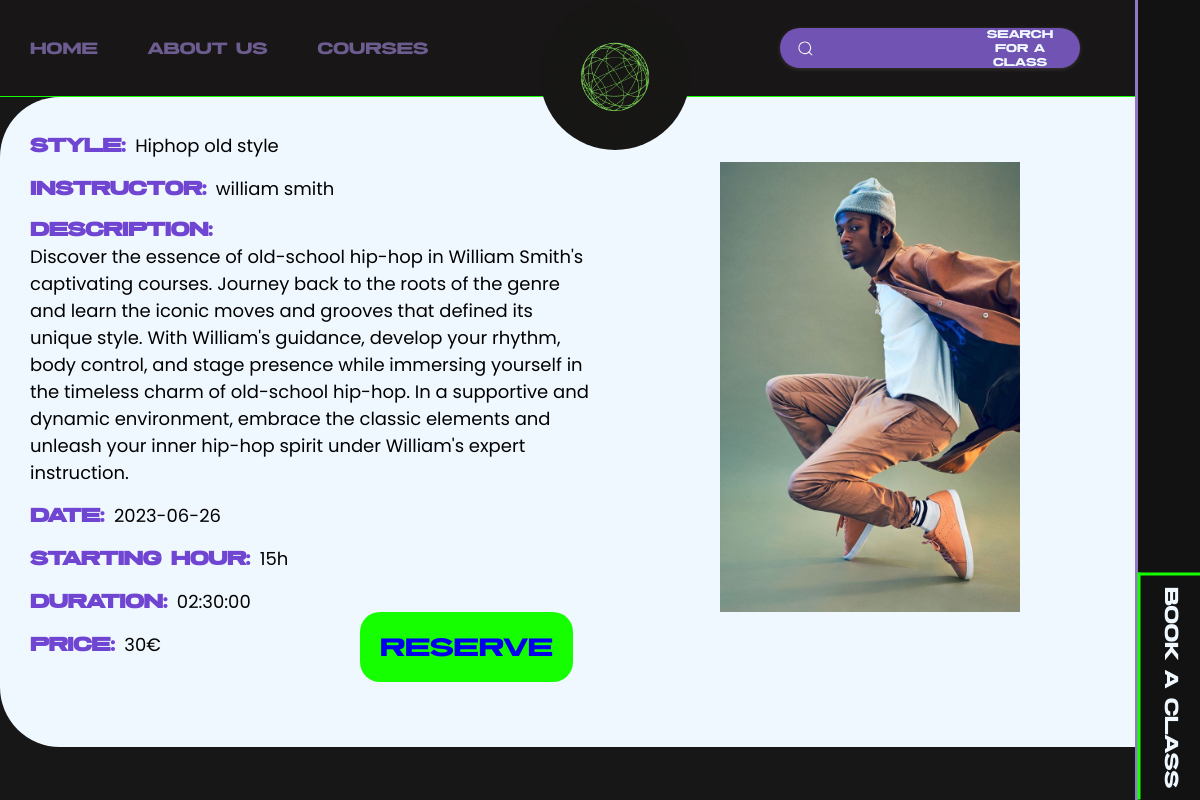
The app's page /course.php?dance_id=9 with its own data.
### tables this page shows
CREATE TABLE `cours` (
  `id_cours` int(11) NOT NULL,
  `date` date NOT NULL,
  `heure` varchar(50) NOT NULL,
  `tarif` varchar(50) NOT NULL,
  `type` varchar(50) NOT NULL,
  `ext_professeur` int(11) NOT NULL,
  `duree` time NOT NULL,
  `ext_dance` int(11) NOT NULL,
  `description` varchar(10000) NOT NULL
);

CREATE TABLE `professeur` (
  `id_professeur` int(11) NOT NULL,
  `nom_professeur` varchar(50) NOT NULL,
  `ext_dance` varchar(50) DEFAULT NULL,
  `photo` varchar(255) NOT NULL
);

### course.php (the view, shortened to what this page needs)
<!DOCTYPE html>
<html lang="en">
<head>
    <link rel="stylesheet" href="styles.css">
</head>
<body>
<nav>
        <div class="partie1">
            <a href="index.php">Home</a>
            <a href="Aboutus.html">About us</a>
            <a href="classes.php">courses</a>
        </div>
        <form class="searchbar" method="GET" action="course.php">
            <label for="search">
                <input class="input" type="text" required="" name="search">
                <span>search for a class</span>
                <div class="fancy-bg"></div>
                <div class="search">
                </div>
            </label>
        </form>
             <a href="index.php">
                 <img id="LOGO" src="images/one dance nation studio.gif" alt="aller ver l'Accueil">
           </a>
 </nav>
        <div class="bare">
            <div class="bookaplace1">
               <a href="classes.php"><button class="bookaplace2"> Book a class</button></a>
            </div>
         </div>
         <div class="container">
    <?php
    include("connexion.php");
    if (isset($_GET['dance_id'])) {
        $danceId = $_GET['dance_id'];
        $sql = "SELECT cours.*, professeur.nom_professeur, professeur.photo
        FROM cours
        INNER JOIN professeur ON cours.ext_professeur = professeur.id_professeur
        WHERE cours.ext_dance = :danceId";
$stmt = $db->prepare($sql);
$stmt->bindParam(':danceId', $danceId, PDO::PARAM_INT);
$stmt->execute();
$rowCount = $stmt->rowCount();
if ($rowCount > 0) {
$row = $stmt->fetch(PDO::FETCH_ASSOC);
$photo = isset($row['photo']) ? $row['photo'] : 'default.jpg';
$duree = $row['duree'];
$date = $row['date'];
$heure = $row['heure'];
$tarif = $row['tarif'].'€';
$type = $row['type'];
$description = $row['description'];
echo "<div class=containerelement>";
echo "<BR>";
echo "<p><strong>Style: </strong><span>$type<span></p>";
echo "<p><strong>Instructor: </strong> <span>" . $row["nom_professeur"] . "</span></p>";
echo "<p><strong>Description: </strong><span> $description</span></p>";
echo "<p><strong>Date: </strong><span> $date<span/></p>";
echo "<p><strong>Starting hour: </strong><span> $heure</span></p>";
echo "<p><strong>Duration: </strong><span> $duree</span></p>";
echo "<p><strong>Price: </strong><span> $tarif<span></p>";
}
    }
?>
  <div style="border-radius: 20px ;position:absolute ;left:60%;top:10%;">
    <img src="<?php echo isset($photo) ? $photo : ''; ?>" width="300">
</div>
<div class="reserve">
    <a href=booking_formulaire.php>reserve</a>
</div>
</body>
</html>

### styles.css (style rules this page uses)
*, *::after, *::before { box-sizing: border-box; }
html,body { background-color: #181717; font-family: 'threat'; margin: 0; padding: 0; scroll-behavior: smooth; width: 100vw; overflow-x: hidden; }
#LOGO { position: absolute; width: 10%; left: 45%; top: 0px; z-index: 809; border-radius: 800px; min-width: 150px; }
span { display: inline-block; opacity: 0; filter: blur(4px); }
span:nth-child(2) { animation: fade-in 0.8s 0.2s forwards cubic-bezier(0.11, 0, 0.5, 0); }
nav { background-color:#181616; height: 0px; border-bottom: solid 0.5px rgb(21, 255, 0); position: relative; text-align: center; padding: 3rem 4rem 3rem 4rem; margin: 0; display: flex; justify-content: center; align-items: center; flex-direction: column; flex-wrap: wrap; }
.partie1 { position: absolute; left: 30px; display: flex; flex-direction: row; align-items: center; justify-content: center; gap: 100px; }
.partie1 a { color: #907ac4; font-size: 1.4rem; text-decoration: none; opacity: 0.7; }
@media screen and (max-width:1315px) { .partie1 a { color: #907ac4; font-size: 1.3rem; text-decoration: none; opacity: 0.7; } }
@media screen and (max-width:1315px) { .partie1 { display: flex; flex-direction: row; align-items: center; justify-content: center; gap: 50px; } }
.searchbar { --input-text-color: #fff; --input-bg-color: #7053b3; --focus-input-bg-color: transparent; --text-color: #f4f5f6; --active-color: #1b9bee; --width-of-input: 200px; --inline-padding-of-input: 1.2em; --gap: 0.9rem; }
.searchbar { font-size: 0.9rem; display: flex; gap: 0.5rem; align-items: center; width: var(--width-of-input); position: absolute; right: 10%; width: 300px; isolation: isolate; }
.searchbar span { color:aliceblue; }
.fancy-bg { position: absolute; width: 100%; inset: 0; background: var(--input-bg-color); border-radius: 30px; height: 100%; z-index: -1; pointer-events: none; box-shadow: rgba(235, 226, 226, 0.16) 0px 1px 4px; }
label { width: 100%; padding: 0.8em; height: 40px; padding-inline: var(--inline-padding-of-input); display: flex; align-items: center; position: absolute; }
.search,.close-btn { position: absolute; }
.search { fill: var(--text-color); left: var(--inline-padding-of-input); }
svg { width: 17px; display: block; }
.input { color: var(--input-text-color); width: 100%; margin-inline: min(2em,calc(var(--inline-padding-of-input) + var(--gap))); background: none; border: none; }
.input::placeholder { color: var(--text-color) }
.bare { position: fixed; top: 0px; right: 0px; width: 65px; height: 100vh; border-left: solid #907ac4; background-color: rgb(18, 18, 18); z-index: 12; animation-name: ifXgUJ; animation-duration: 1.3s; }
.bookaplace1 { position: absolute; bottom: 0px; }
.bookaplace2 { position: absolute; bottom: 82px; left: -82px; width: 227px; height: 64px; border: solid rgb(21, 255, 0); transform: rotate(90deg); font-family: 'threat'; font-size: 1.5rem; border-right: none; text-align: center; border-top: none; }
.bare button { cursor: pointer; background-color: inherit; color: aliceblue; }
strong { font-size: 1.5rem; font-family: 'threat'; }
button { position: relative; display: inline-block; border: 0; vertical-align: middle; text-decoration: none; background: transparent; padding: 0; font-family: inherit; font-size: 1.5rem; cursor: pointer; }

### course.php (style rules this page uses)
.container { font-family: "Poppins", Arial, sans-serif; background-color: aliceblue; height: 650px; width:100vw; border-radius: 60px; position: relative; }
.container p { margin-left:30px; margin-top:10px; }
.containerelement { width:600px }
.containerelement span { font-size:1.5vw; }
.containerelement strong { color:#6f45d1; }
.reserve a { font-family:'threat'; font-size:2rem; text-decoration:none; background-color:rgb(21, 255, 0); padding:20px; border-radius:20px; position:absolute; left:30%; bottom:10%; transition: all 2s ease-in-out; }

### records on screen
cours: type "Hiphop old style", professeur.nom_professeur "william smith", description "Discover the essence of old-school hip-hop in William Smith's captivating courses. Journey back to the roots of the genre and learn the iconic moves and grooves that defined its unique style. With William's guidance, develop your rhythm, body control, and stage presence while immersing yourself in the timeless charm of old-school hip-hop. In a supportive and dynamic environment, embrace the classic elements and unleash your inner hip-hop spirit under William's expert instruction.", date "2023-06-26", heure "15h", duree "02:30:00", tarif "30€", professeur.photo (picture)
